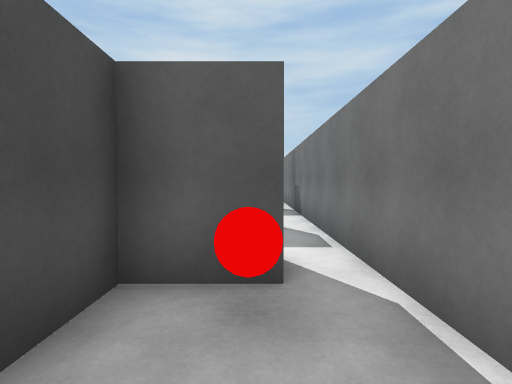
[1] (above)

14 first-person views from a walk through a Unity game level. The camera is 1.4 m above the floor, tilts 2° down and sees 80° across. The floor is counted in squares, 1.5 m on a side. Each view is taken from the middle of a square. On the plan, view 1 faces up. The plan holds only what a view shows up to about 12 squares ahead; the rest is blank. The player character is not drawn.

[2]
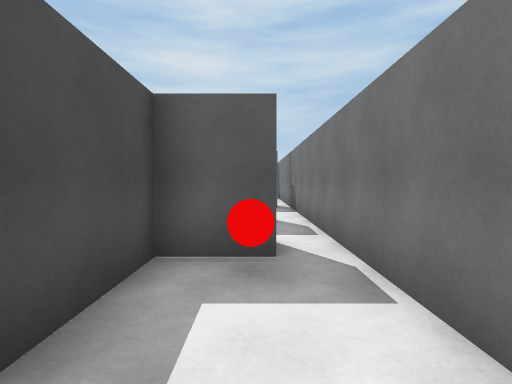

[3]
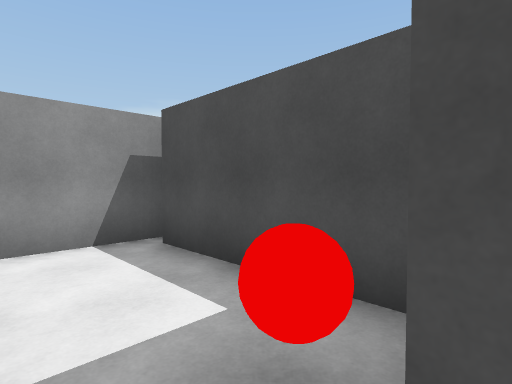

[4]
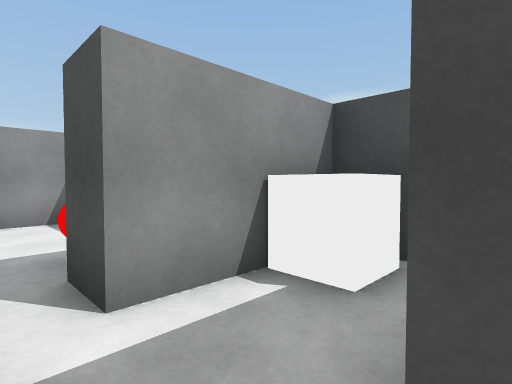

[5]
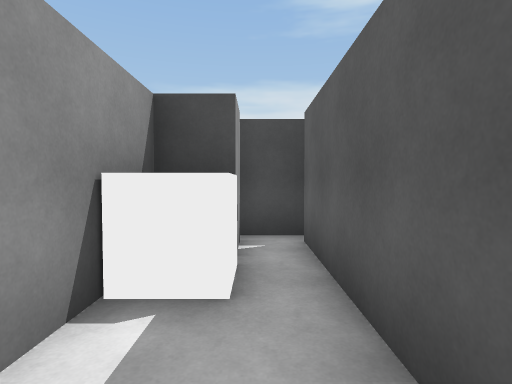

[6]
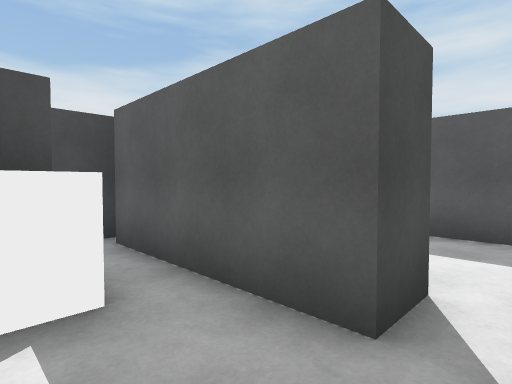

[7]
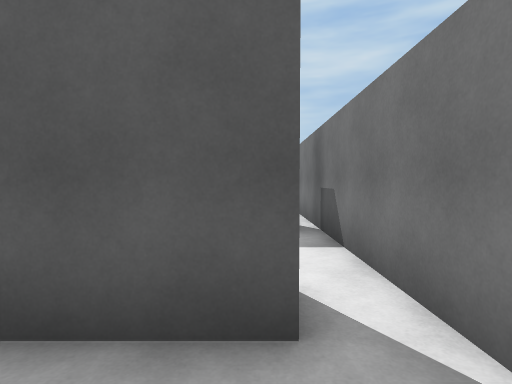

[8]
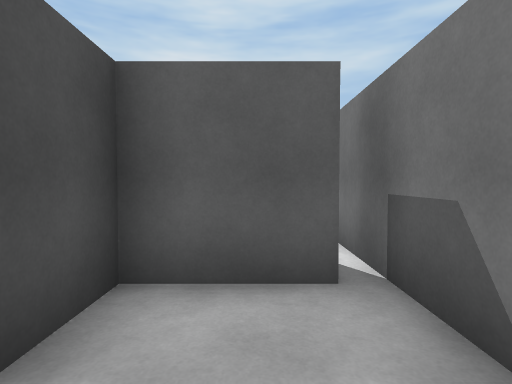

[9]
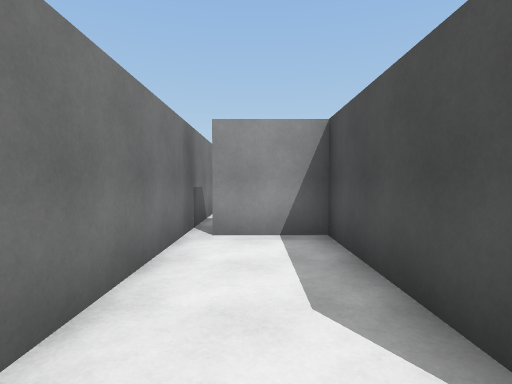

[10]
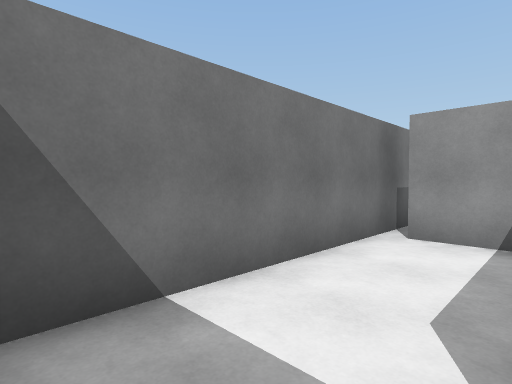

[11]
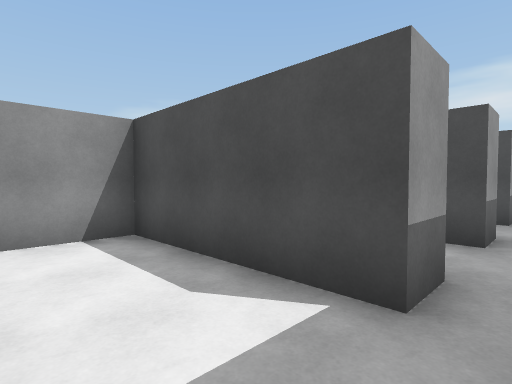

[12]
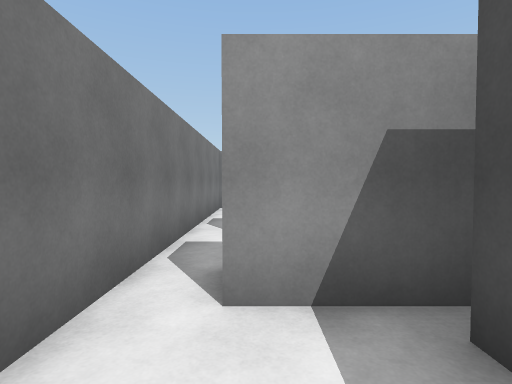

[13]
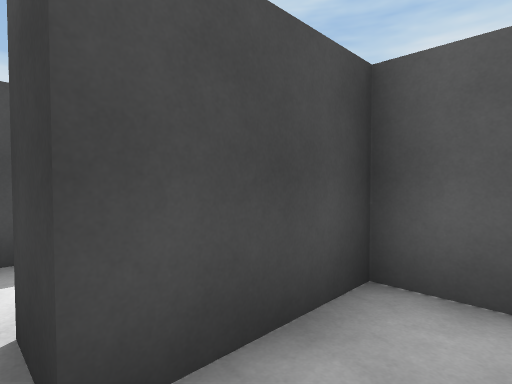

[14]
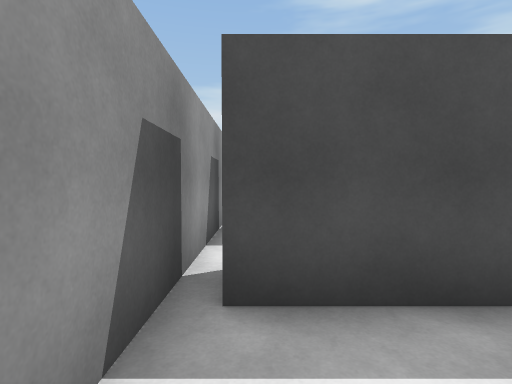

### Floor plan
Ten units are one square. View 1 is at (0, 0); x grows to the right and y downward. Boxes are objects, and circles mark ways between rooms. Rooms are numbered by the first view taken in them; rooms with no view inside come last. Other rooms are left out.
<svg viewBox="-48 -165 66 187">
<path fill="none" stroke="#000" d="M2 -38 2 -27 -12 -27 -12 12M-19 17 13 17 13 -35M2 -68 2 -58 -38 -58M-36 -48 -28 -48 -28 -38 2 -38M13 -35 13 -65M-43 -65 -43 -46M13 -65 13 -104M-16 -68 2 -68M9 -98 -12 -98 -12 -73M-12 -153 -12 -108 8 -108M13 -104 13 -159"/>
<rect x="-5" y="-25" width="10" height="10" fill="#bbb"><title>other object</title></rect>
<rect x="-25" y="-45" width="10" height="10" fill="#bbb"><title>other object</title></rect>
<circle cx="10" cy="-30" r="3" fill="#2a7"/>
<circle cx="10" cy="-60" r="3" fill="#2a7"/>
<circle cx="10" cy="-100" r="3" fill="#2a7"/>
<text x="0" y="-10">1</text>
<text x="-10" y="-50">2</text>
<text x="0" y="-80">3</text>
<text x="0" y="-140">4</text>
</svg>
Room 1 opens to room 2. Room 2 opens to room 3. Room 3 opens to room 4.

Where each view was taken, in squares from view 1:
view 1: 0 up, 0 right, facing up
view 2: 1 down, 0 right, facing up
view 3: 3 up, 1 right, facing down-left
view 4: 6 up, 1 right, facing down-left
view 5: 5 up, 1 right, facing left
view 6: 4 up, 1 right, facing up-left
view 7: 4 up, 0 right, facing up
view 8: 7 up, 0 right, facing up
view 9: 16 up, 0 right, facing down
view 10: 16 up, 1 left, facing down-right
view 11: 16 up, 1 right, facing down-left
view 12: 9 up, 0 right, facing down
view 13: 7 up, 0 right, facing up-left
view 14: 1 down, 1 right, facing left
